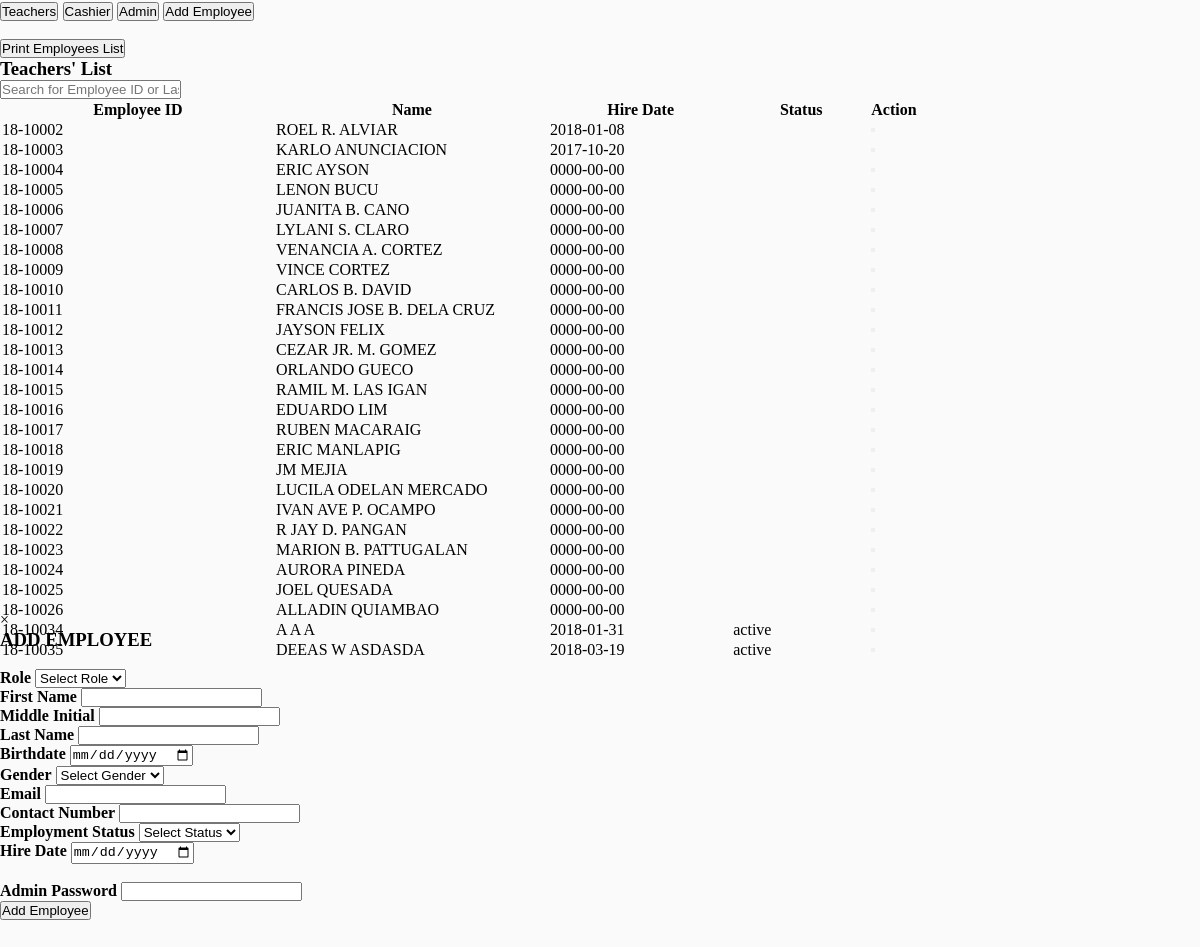
/admin/employees.php, run on the app's committed database.
### tables this page shows
CREATE TABLE `employees` (
  `id` int(11) NOT NULL,
  `emp_id` varchar(8) DEFAULT NULL,
  `lname` varchar(11) DEFAULT NULL,
  `fname` varchar(13) DEFAULT NULL,
  `mi` varchar(2) DEFAULT NULL,
  `bdate` date NOT NULL,
  `gender` varchar(7) NOT NULL,
  `email` char(30) NOT NULL,
  `contact` varchar(13) NOT NULL,
  `hire_date` date NOT NULL,
  `hire_year` varchar(5) NOT NULL,
  `role` varchar(25) NOT NULL,
  `status` varchar(15) NOT NULL
);

### methods/admin-teacher-lists.php (the view, shortened to what this page needs)
<?php
require('../app/config/connect.php');
$role = "teacher";
$sql = "SELECT * FROM employees WHERE role=? ORDER BY emp_id ASC";
$query = $conn->prepare($sql);
$query->execute(array($role));
?>
<!DOCTYPE html>
<html lang="en">
<head>
</head>
<body>
    <div id="test-list">
    <input class="w3-input w3-border w3-padding" type="text" placeholder="Search for Employee ID or Last Name" id="myInput" onkeyup="showTeacher()">
        <table class="w3-table-all w3-margin-top list" id="myTable">
            <tr>
            <th style="width:30%;">Employee ID</th>
            <th style="width:30%;">Name</th>
            <th style="width:20%;">Hire Date</th>
            <th style="width:15%;">Status</th>
            <th style="width:5%;">Action</th>
            </tr>
        <?php
            while($row = $query->fetch(PDO::FETCH_ASSOC)){
        ?>
            <tr class="name">
            <td><?php echo $row['emp_id']; ?></td>
            <td><?php echo strtoupper($row['fname'])." ".strtoupper($row['mi'])." ".strtoupper($row['lname']); ?></td>
            <td><?php echo $row['hire_date']; ?></td>
            <td><?php echo $row['status']; ?></td>
            <td>
                <form method="get" action="employee_view.php">
                    <button type="submit" class="w3-button"><i class="fa fa-eye"></i></button>
                </form>
            </td>
            </tr>
        <?php } ?>
        </table>
    </div>
</body>
</html>

### methods/admin-teacher-lists.php (style rules this page uses)
* { margin: 0; padding: 0; }
body { background-color: #fafafa; }

### methods/admin-cash-lists.php (style rules this page uses)
* { margin: 0; padding: 0; }
body { background-color: #fafafa; }

### methods/admin-admin-lists.php (style rules this page uses)
* { margin: 0; padding: 0; }
body { background-color: #fafafa; }

### data on the page
employees: emp "18-10002", fname "ROEL", mi "R.", lname "ALVIAR", hire_date "2018-01-08"
employees: emp "18-10003", fname "KARLO", lname "ANUNCIACION", hire_date "2017-10-20"
employees: emp "18-10004", fname "ERIC", lname "AYSON", hire_date "0000-00-00"
employees: emp "18-10005", fname "LENON", lname "BUCU", hire_date "0000-00-00"
employees: emp "18-10006", fname "JUANITA", mi "B.", lname "CANO", hire_date "0000-00-00"
employees: emp "18-10007", fname "LYLANI", mi "S.", lname "CLARO", hire_date "0000-00-00"
employees: emp "18-10008", fname "VENANCIA", mi "A.", lname "CORTEZ", hire_date "0000-00-00"
employees: emp "18-10009", fname "VINCE", lname "CORTEZ", hire_date "0000-00-00"
employees: emp "18-10010", fname "CARLOS", mi "B.", lname "DAVID", hire_date "0000-00-00"
employees: emp "18-10011", fname "FRANCIS JOSE", mi "B.", lname "DELA CRUZ", hire_date "0000-00-00"
employees: emp "18-10012", fname "JAYSON", lname "FELIX", hire_date "0000-00-00"
employees: emp "18-10013", fname "CEZAR JR.", mi "M.", lname "GOMEZ", hire_date "0000-00-00"
employees: emp "18-10014", fname "ORLANDO", lname "GUECO", hire_date "0000-00-00"
employees: emp "18-10015", fname "RAMIL", mi "M.", lname "LAS IGAN", hire_date "0000-00-00"
employees: emp "18-10016", fname "EDUARDO", lname "LIM", hire_date "0000-00-00"
employees: emp "18-10017", fname "RUBEN", lname "MACARAIG", hire_date "0000-00-00"
employees: emp "18-10018", fname "ERIC", lname "MANLAPIG", hire_date "0000-00-00"
employees: emp "18-10019", fname "JM", lname "MEJIA", hire_date "0000-00-00"
employees: emp "18-10020", fname "LUCILA ODELAN", lname "MERCADO", hire_date "0000-00-00"
employees: emp "18-10021", fname "IVAN AVE", mi "P.", lname "OCAMPO", hire_date "0000-00-00"
employees: emp "18-10022", fname "R JAY", mi "D.", lname "PANGAN", hire_date "0000-00-00"
employees: emp "18-10023", fname "MARION", mi "B.", lname "PATTUGALAN", hire_date "0000-00-00"
employees: emp "18-10024", fname "AURORA", lname "PINEDA", hire_date "0000-00-00"
employees: emp "18-10025", fname "JOEL", lname "QUESADA", hire_date "0000-00-00"
employees: emp "18-10026", fname "ALLADIN", lname "QUIAMBAO", hire_date "0000-00-00"
employees: emp "18-10034", fname "A", mi "A", lname "A", hire_date "2018-01-31", status "active"
employees: emp "18-10035", fname "DEEAS", mi "W", lname "ASDASDA", hire_date "2018-03-19", status "active"
